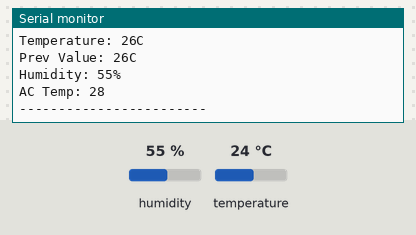
Simulated run of this sketch. Board: Arduino Uno, built with avr-gcc and run on an emulated ATmega328P. Parts: the last lines printed to the serial monitor. The inputs (shaded band) are chosen by the test bench; at power-on: humidity 55 %, temperature 24 °C.

Above: at 5.9 s.
6.0 s: humidity set to 22 %
At 9.5 s:
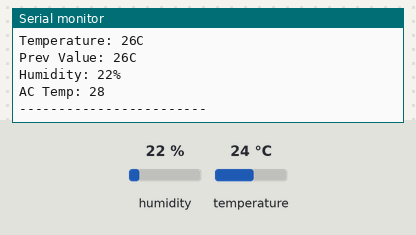
10.3 s: temperature set to 12 °C
14.6 s: humidity set to 40 %
At 16.9 s:
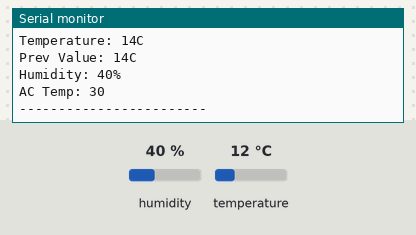
Timing chart, 0 to 18.4 s (numbered marks = the images above; inputs shaded):
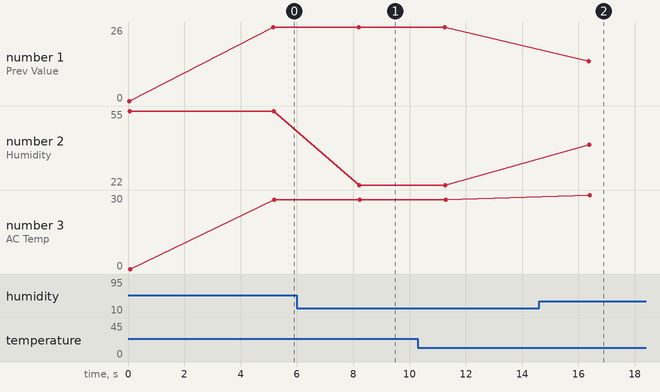

Measured:
- after the input at 6.0 s, the serial monitor: prints a new line after 2.2 s (image 1)
- after the input at 14.6 s, the serial monitor: prints a new line after 1.8 s (image 2)
- plotted number 2: 55 → 22 after the input at 6.0 s, 22 → 40 after the input at 14.6 s

The sketch:

DeanOffice.ino
```cpp
// Dean Sir Office Code

#include <IRsend.h>  // IR Remote ESP8266 library
#include <DHT.h>     // DHT11 library

// DHT11 setup
#define DHTPIN 14  // NodeMCU pin D5
#define DHTTYPE DHT11
DHT dht(DHTPIN, DHTTYPE);

// IR LED setup
#define IR_LED 12  // IR LED pin D6
IRsend irsend(IR_LED);

// Desired temperature
#define Desired_temperature 27

// Decoded IR signals (fill these with actual raw codes from your remote)
uint16_t ACoff[] = { 3440, 1530, 532, 300, 528, 300, 524, 1130, 520, 310, 518, 1138, 492, 338, 490, 340, 482, 376, 424, 1202, 452, 1228, 426, 404, 422, 408, 418, 408, 420, 1238, 418, 1238, 418, 410, 418, 410, 420, 408, 418, 410, 418, 410, 418, 410, 418, 410, 418, 410, 418, 412, 416, 412, 418, 410, 416, 412, 416, 412, 418, 1240, 416, 412, 418, 410, 418, 412, 416, 412, 418, 434, 394, 434, 394, 434, 394, 1262, 394, 434, 394, 434, 394, 434, 394, 434, 392, 1264, 394, 434, 394, 436, 392, 436, 394, 434, 394, 436, 394, 436, 392, 1264, 392, 436, 392, 1264, 394, 1262, 394, 1264, 392, 1264, 394, 1264, 392, 1264, 392 };
uint16_t ACon[] = {3424, 1548,  520, 310,  520, 330,  496, 1140,  516, 334,  494, 1140,  518, 334,  468, 360,  462, 366,  456, 1200,  426, 1232,  422, 434,  394, 412,  416, 412,  416, 1240,  416, 1242,  416, 412,  416, 412,  416, 412,  416, 412,  418, 412,  416, 414,  416, 412,  416, 412,  416, 414,  416, 412,  414, 414,  416, 414,  416, 414,  416, 1242,  414, 414,  416, 414,  416, 412,  416, 412,  416, 414,  414, 436,  394, 414,  414, 1244,  414, 436,  392, 414,  416, 434,  394, 436,  394, 1264,  394, 1262,  394, 1266,  392, 1266,  392, 1264,  392, 1266,  392, 1264,  392, 1264,  394, 434,  392, 436,  392, 1264,  392, 436,  394, 436,  392, 436,  392, 436,  392, 438,  390, 436,  394, 436,  392, 438,  392, 1266,  392, 1264,  394, 436,  392, 436,  392, 1266,  394, 436,  392, 436,  392, 436,  392, 436,  392, 436,  392, 436,  392, 1266,  392, 436,  392, 436,  392, 436,  392, 436,  392, 436,  392, 438,  392, 438,  392, 436,  392, 436,  392, 438,  392, 436,  392, 438,  392, 438,  392, 436,  390, 438,  392, 436,  392, 438,  390, 438,  392, 438,  392, 438,  392, 438,  390, 438,  390, 438,  390, 438,  390, 438,  392, 438,  390, 438,  390, 438,  392, 436,  392, 438,  390, 438,  392, 438,  390, 438,  392, 438,  392, 438,  390, 438,  392, 436,  392, 438,  390, 438,  392, 438,  390, 438,  390, 438,  390, 438,  392, 438,  390, 438,  392, 1266,  390, 438,  390, 438,  392, 1268,  390, 1268,  390, 1266,  390, 1266,  390, 438,  390, 1268,  390, 438,  390, 440,  390};
uint16_t Temp23[] = { 3392, 1576, 494, 340, 492, 334, 494, 1156, 500, 330, 498, 1154, 502, 328, 500, 328, 468, 360, 456, 1198, 430, 1228, 428, 430, 396, 410, 418, 410, 418, 1238, 418, 1238, 418, 410, 418, 412, 418, 410, 418, 410, 418, 410, 418, 410, 418, 410, 418, 410, 416, 412, 416, 410, 416, 412, 416, 410, 418, 410, 416, 1240, 418, 410, 418, 432, 396, 410, 416, 434, 394, 434, 394, 432, 396, 432, 396, 1260, 396, 432, 396, 430, 398, 432, 396, 432, 396, 1260, 396, 1260, 396, 1260, 396, 1260, 396, 1262, 394, 1262, 394, 1260, 396, 1260, 396, 432, 396, 434, 394, 1262, 396, 432, 396, 432, 396, 432, 394, 434, 396, 432, 396, 432, 396, 434, 394, 432, 394, 1262, 394, 1262, 394, 434, 394, 434, 394, 434, 394, 434, 394, 434, 396, 432, 394, 1260, 394, 1260, 396, 1262, 394, 434, 394, 434, 394, 434, 394, 434, 394, 434, 394, 436, 394, 434, 394, 434, 394, 434, 394, 434, 394, 434, 394, 434, 394, 434, 394, 434, 394, 434, 394, 434, 394, 434, 394, 434, 394, 434, 394, 434, 394, 434, 394, 434, 394, 434, 392, 434, 394, 434, 394, 434, 394, 434, 394, 434, 394, 434, 394, 434, 392, 436, 392, 434, 394, 434, 394, 434, 392, 436, 394, 434, 394, 438, 390, 436, 392, 436, 392, 436, 392, 434, 392, 436, 392, 436, 392, 436, 392, 436, 392, 436, 392, 1264, 392, 436, 392, 436, 390, 438, 392, 436, 392, 438, 390, 436, 392, 436, 392, 438, 390, 1266, 390, 438, 390 };
uint16_t Temp24[] = { 3382, 1600, 496, 340, 492, 336, 492, 1156, 500, 332, 498, 1154, 502, 328, 498, 330, 466, 362, 454, 1200, 428, 1226, 428, 430, 396, 410, 418, 410, 418, 1238, 418, 1258, 396, 410, 418, 410, 416, 412, 416, 434, 396, 412, 416, 432, 396, 414, 414, 412, 416, 410, 418, 430, 396, 432, 398, 432, 396, 410, 418, 1260, 396, 432, 396, 432, 396, 432, 396, 432, 396, 432, 396, 432, 396, 432, 396, 1260, 396, 432, 396, 432, 396, 434, 396, 432, 396, 1260, 396, 1260, 394, 1262, 396, 1260, 394, 1262, 396, 1260, 396, 1260, 396, 1260, 396, 432, 396, 432, 394, 1262, 394, 432, 396, 432, 396, 432, 394, 434, 394, 434, 394, 432, 396, 434, 394, 432, 394, 1262, 396, 1260, 394, 432, 396, 432, 396, 432, 396, 432, 394, 434, 396, 432, 394, 434, 394, 434, 394, 434, 396, 1260, 394, 434, 394, 434, 394, 434, 394, 432, 396, 434, 394, 434, 394, 434, 394, 434, 394, 434, 394, 434, 394, 434, 394, 434, 394, 434, 394, 434, 392, 434, 396, 434, 392, 434, 394, 434, 394, 434, 394, 434, 394, 436, 392, 436, 392, 434, 392, 434, 394, 434, 392, 436, 392, 436, 392, 436, 394, 436, 392, 436, 392, 436, 392, 434, 394, 436, 392, 436, 392, 436, 392, 436, 392, 434, 392, 438, 392, 434, 394, 434, 392, 436, 392, 436, 392, 438, 390, 436, 392, 436, 392, 1264, 392, 436, 392, 436, 392, 438, 390, 438, 392, 436, 392, 438, 390, 1266, 392, 1264, 392, 436, 390, 438, 390 };
uint16_t Temp25[] = { 3368, 1600, 496, 340, 490, 338, 492, 1154, 500, 332, 496, 1156, 500, 330, 498, 328, 466, 362, 454, 1198, 428, 1226, 426, 430, 396, 410, 418, 410, 418, 1240, 416, 1238, 416, 410, 418, 410, 416, 432, 396, 430, 398, 430, 396, 432, 398, 432, 396, 430, 396, 432, 396, 432, 396, 432, 396, 432, 394, 434, 396, 1260, 396, 432, 396, 432, 396, 432, 396, 432, 396, 432, 394, 432, 396, 432, 396, 1260, 396, 432, 396, 432, 396, 434, 396, 432, 396, 1260, 396, 1262, 394, 1260, 396, 1262, 396, 1260, 396, 1262, 394, 1262, 394, 1260, 394, 434, 396, 432, 394, 1260, 396, 432, 396, 434, 394, 434, 394, 434, 394, 434, 396, 432, 396, 432, 394, 434, 394, 1262, 394, 1262, 394, 434, 394, 434, 394, 434, 396, 432, 396, 434, 394, 434, 394, 1262, 394, 434, 396, 432, 396, 1260, 394, 434, 394, 434, 394, 434, 394, 434, 394, 434, 394, 434, 394, 432, 394, 436, 392, 434, 394, 436, 394, 434, 394, 434, 394, 434, 394, 434, 394, 434, 392, 436, 394, 434, 392, 436, 394, 434, 392, 434, 394, 434, 394, 434, 392, 436, 394, 434, 392, 436, 394, 436, 392, 436, 392, 436, 392, 436, 392, 436, 392, 436, 392, 436, 392, 436, 392, 436, 392, 436, 392, 436, 392, 436, 392, 436, 392, 436, 392, 436, 392, 436, 392, 436, 392, 436, 392, 436, 392, 436, 392, 1264, 392, 436, 392, 436, 392, 436, 390, 438, 390, 436, 390, 438, 392, 436, 390, 1266, 392, 436, 390, 438, 390 };
uint16_t Temp26[] = { 3366, 1602, 466, 394, 462, 342, 490, 1158, 502, 332, 496, 1154, 502, 330, 500, 328, 466, 362, 454, 1198, 430, 1228, 426, 432, 396, 430, 398, 430, 396, 1260, 396, 1260, 396, 432, 396, 434, 394, 432, 396, 432, 396, 432, 396, 432, 396, 432, 396, 432, 396, 432, 396, 432, 396, 432, 396, 432, 396, 432, 396, 1262, 396, 432, 396, 432, 396, 432, 396, 432, 396, 432, 396, 432, 396, 432, 394, 1260, 396, 434, 394, 434, 396, 434, 396, 432, 394, 1262, 396, 1262, 396, 1262, 394, 1262, 394, 1262, 396, 1262, 394, 1262, 394, 1262, 396, 434, 396, 432, 396, 1260, 394, 434, 396, 432, 394, 434, 396, 432, 396, 434, 394, 432, 394, 434, 394, 432, 394, 1262, 394, 1262, 394, 434, 394, 434, 394, 434, 394, 434, 394, 434, 394, 434, 394, 434, 394, 1264, 392, 434, 394, 1262, 394, 434, 394, 436, 392, 434, 394, 436, 394, 434, 394, 434, 392, 436, 394, 434, 394, 434, 394, 436, 392, 434, 394, 436, 392, 434, 394, 434, 394, 436, 392, 436, 392, 436, 392, 434, 392, 436, 392, 436, 392, 436, 392, 436, 394, 436, 392, 436, 392, 436, 394, 436, 392, 436, 392, 438, 392, 436, 392, 436, 392, 438, 392, 436, 392, 436, 392, 436, 392, 436, 392, 436, 392, 438, 390, 438, 392, 436, 392, 438, 392, 436, 392, 436, 392, 436, 392, 436, 392, 438, 390, 1266, 392, 436, 392, 438, 390, 438, 390, 438, 390, 438, 390, 436, 390, 1266, 390, 438, 392, 438, 390, 438, 390 };
uint16_t Temp27[] = { 3362, 1602, 464, 398, 432, 396, 464, 1160, 498, 336, 494, 1156, 502, 330, 500, 328, 470, 358, 458, 1194, 430, 1226, 428, 430, 396, 432, 394, 432, 396, 1260, 396, 1260, 394, 432, 396, 432, 396, 432, 396, 432, 396, 432, 396, 432, 394, 434, 396, 432, 394, 432, 394, 434, 394, 434, 394, 432, 394, 432, 396, 1260, 396, 432, 394, 434, 394, 432, 396, 432, 394, 432, 394, 434, 394, 434, 394, 1260, 394, 434, 396, 432, 394, 434, 394, 434, 394, 1264, 394, 1264, 394, 1262, 394, 1262, 394, 1262, 394, 1262, 394, 1262, 392, 1262, 394, 434, 394, 434, 394, 1264, 392, 434, 392, 434, 394, 434, 394, 434, 394, 434, 394, 434, 394, 434, 394, 432, 394, 1262, 394, 1262, 392, 436, 392, 436, 394, 434, 392, 436, 392, 436, 392, 436, 392, 1264, 392, 1264, 390, 436, 392, 1264, 392, 436, 392, 434, 394, 436, 392, 434, 392, 436, 392, 436, 392, 436, 392, 436, 392, 436, 392, 436, 392, 438, 390, 436, 392, 436, 392, 436, 392, 436, 392, 434, 392, 436, 392, 436, 392, 436, 392, 438, 390, 436, 392, 436, 392, 436, 390, 436, 392, 436, 392, 434, 392, 436, 392, 436, 392, 436, 392, 436, 390, 436, 392, 436, 392, 436, 392, 436, 392, 436, 390, 436, 390, 438, 390, 438, 390, 438, 390, 436, 390, 438, 390, 436, 390, 438, 390, 436, 390, 436, 392, 1264, 392, 436, 390, 438, 390, 438, 390, 436, 390, 438, 390, 438, 390, 438, 390, 438, 390, 438, 390, 438, 390 };  // PANASONIC C4D3:64800024
uint16_t Temp28[] = { 3382, 1602, 464, 396, 436, 392, 464, 1158, 500, 332, 496, 1154, 500, 330, 502, 328, 464, 364, 456, 1196, 430, 1226, 426, 430, 396, 432, 396, 432, 394, 1262, 394, 1260, 396, 432, 396, 432, 396, 432, 396, 430, 396, 432, 396, 432, 396, 432, 396, 432, 396, 432, 396, 432, 398, 432, 396, 432, 396, 434, 394, 1262, 394, 434, 396, 432, 396, 432, 396, 432, 396, 434, 396, 432, 396, 432, 398, 1260, 394, 432, 396, 432, 394, 434, 396, 432, 394, 1262, 394, 1262, 394, 1262, 396, 1262, 394, 1262, 394, 1262, 394, 1262, 394, 1262, 394, 434, 394, 434, 394, 1264, 392, 434, 394, 434, 394, 434, 394, 434, 392, 434, 394, 434, 394, 434, 394, 434, 394, 1262, 392, 1264, 394, 434, 394, 434, 394, 434, 394, 434, 394, 434, 394, 436, 392, 436, 394, 434, 394, 1264, 392, 1264, 392, 434, 394, 434, 392, 436, 394, 434, 394, 434, 394, 436, 392, 436, 394, 434, 394, 436, 392, 434, 394, 434, 392, 436, 392, 436, 392, 436, 392, 436, 392, 436, 392, 436, 392, 436, 392, 436, 392, 434, 392, 436, 392, 436, 392, 436, 392, 436, 392, 436, 392, 436, 392, 436, 392, 436, 392, 436, 392, 436, 392, 436, 392, 436, 390, 438, 392, 436, 392, 436, 392, 436, 390, 436, 392, 436, 392, 436, 392, 436, 392, 436, 392, 436, 392, 436, 392, 436, 390, 438, 390, 1266, 390, 436, 390, 438, 390, 438, 390, 438, 390, 436, 390, 438, 390, 1266, 390, 1266, 390, 1264, 390, 1266, 390 };
uint16_t Temp29[] = { 3418, 1552, 518, 334, 494, 332, 498, 1138, 520, 328, 498, 1156, 502, 328, 500, 328, 466, 362, 458, 1196, 430, 1226, 428, 430, 398, 430, 396, 410, 418, 1238, 418, 1238, 418, 410, 418, 410, 418, 412, 418, 410, 418, 410, 416, 412, 416, 412, 418, 410, 418, 412, 418, 410, 416, 410, 418, 410, 416, 418, 412, 1238, 416, 410, 418, 432, 396, 432, 396, 422, 406, 432, 396, 432, 396, 432, 394, 1262, 396, 432, 396, 432, 394, 432, 396, 432, 396, 1262, 394, 1262, 396, 1260, 396, 1262, 394, 1262, 396, 1262, 394, 1264, 394, 1262, 394, 432, 396, 434, 394, 1262, 394, 434, 394, 434, 396, 432, 396, 434, 394, 432, 396, 434, 394, 434, 394, 434, 396, 1260, 394, 1262, 394, 434, 394, 432, 396, 434, 394, 434, 394, 434, 394, 434, 394, 1262, 394, 434, 394, 1262, 394, 1262, 394, 434, 396, 432, 394, 434, 394, 434, 394, 434, 394, 434, 394, 434, 394, 432, 394, 434, 394, 434, 394, 434, 394, 434, 396, 434, 394, 434, 394, 434, 394, 434, 394, 434, 394, 434, 394, 434, 394, 434, 392, 434, 394, 436, 392, 434, 394, 434, 394, 434, 394, 434, 394, 436, 392, 436, 392, 436, 394, 434, 394, 434, 394, 434, 392, 434, 392, 436, 392, 436, 392, 434, 394, 434, 394, 434, 394, 434, 392, 436, 392, 436, 392, 436, 392, 436, 392, 436, 392, 436, 392, 1262, 392, 436, 392, 436, 392, 436, 392, 436, 392, 436, 392, 438, 390, 436, 390, 1266, 392, 1264, 392, 1264, 392 };
uint16_t Temp30[] = { 3422, 1546, 518, 312, 518, 332, 496, 1138, 518, 332, 494, 1140, 516, 334, 468, 360, 460, 368, 452, 1200, 426, 1230, 424, 432, 394, 412, 414, 412, 414, 1242, 414, 1242, 414, 412, 414, 414, 414, 414, 416, 412, 416, 414, 414, 412, 414, 414, 414, 414, 414, 414, 414, 414, 414, 414, 414, 414, 416, 412, 414, 1242, 414, 436, 392, 412, 414, 414, 414, 414, 414, 436, 392, 434, 394, 436, 390, 1264, 392, 436, 392, 414, 414, 436, 390, 438, 392, 1264, 390, 1264, 392, 1262, 394, 1262, 390, 1264, 392, 1264, 390, 1264, 390, 1264, 392, 436, 392, 436, 392, 1264, 390, 436, 392, 436, 392, 436, 392, 436, 392, 438, 390, 436, 392, 438, 390, 436, 392, 1264, 392, 1264, 390, 438, 390, 436, 390, 436, 392, 436, 390, 436, 390, 436, 392, 436, 390, 1264, 392, 1264, 390, 1264, 390, 436, 392, 438, 390, 438, 390, 438, 390, 438, 390, 438, 390, 438, 390, 438, 390, 438, 390, 436, 392, 438, 390, 436, 390, 438, 390, 438, 390, 438, 390, 438, 390, 438, 390, 436, 390, 438, 390, 438, 390, 438, 390, 438, 390, 436, 390, 438, 390, 438, 390, 438, 390, 438, 390, 438, 390, 438, 390, 438, 390, 438, 390, 438, 390, 438, 390, 438, 390, 438, 390, 438, 388, 438, 390, 438, 390, 438, 390, 438, 390, 438, 390, 438, 390, 438, 388, 438, 390, 438, 390, 1266, 390, 440, 388, 438, 388, 440, 388, 440, 388, 438, 390, 438, 390, 1266, 388, 438, 390, 1268, 388, 1268, 390 };


int Measured_temp = 27;
int Measured_Humi;
int AC_Temp;
char temp_error = 2;
int Pev_value;
boolean AC = false;
const uint16_t khz = 38;  // 38kHz carrier frequency

void setup() {
  Serial.begin(9600);
  dht.begin();
  irsend.begin();
}

void loop() {
  // Read temperature and humidity
  Measured_temp = dht.readTemperature() + temp_error;
  Measured_Humi = dht.readHumidity();

  // Print values to Serial Monitor
  Serial.print("Temperature: ");
  Serial.print(Measured_temp);
  Serial.println("C");
  Serial.print("Prev Value: ");
  Serial.print(Pev_value);
  Serial.println("C");
  Serial.print("Humidity: ");
  Serial.print(Measured_Humi);
  Serial.println("%");
  Serial.print("AC Temp: ");
  Serial.println(AC_Temp);
  Serial.println("------------------------");

  delay(3000);

  if (Measured_temp != Pev_value) {
    if (Measured_temp >= Desired_temperature + 3) // 3 more hot
    {
      irsend.sendRaw(Temp24, sizeof(Temp24) / sizeof(Temp24[0]), khz);
      AC_Temp = 24;
      delay(2000);
    }
    if (Measured_temp == Desired_temperature + 2) //2 more hot
    {
      irsend.sendRaw(Temp25, sizeof(Temp25) / sizeof(Temp25[0]), khz);
      AC_Temp = 25;
      delay(2000);
    }
    if (Measured_temp == Desired_temperature + 1) // 1 more hot
    {
      irsend.sendRaw(Temp26, sizeof(Temp26) / sizeof(Temp26[0]), khz);
      AC_Temp = 26;
      delay(2000);
    }
    if (Measured_temp == Desired_temperature) // equal
    {
      irsend.sendRaw(Temp27, sizeof(Temp27) / sizeof(Temp27[0]), khz);
      AC_Temp = 27;
    }
    if (Measured_temp == Desired_temperature - 1) // l cold
    {
      irsend.sendRaw(Temp28, sizeof(Temp28) / sizeof(Temp28[0]), khz);
      AC_Temp = 28;
      delay(2000);
    }
    if (Measured_temp == Desired_temperature - 2) // 2 cold
    {
      irsend.sendRaw(Temp29, sizeof(Temp29) / sizeof(Temp29[0]), khz);
      AC_Temp = 29;
      delay(2000);
    }
    if (Measured_temp <= Desired_temperature - 3) // 3 cold
    {
      irsend.sendRaw(Temp30, sizeof(Temp30) / sizeof(Temp30[0]), khz);
      AC_Temp = 30;
      delay(2000);
    }
  }

  Pev_value = Measured_temp;
}
```
